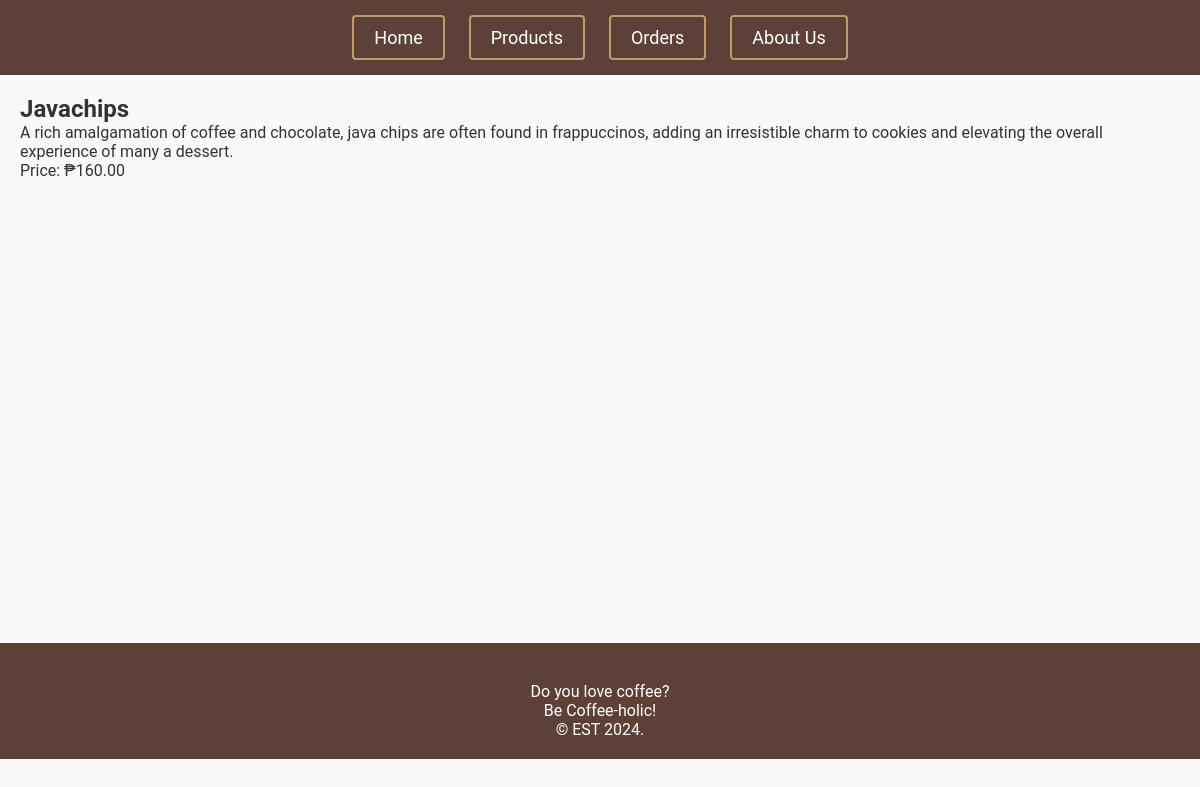
/products/4/, run on the app's committed database.
### caffeine/models.py (models this page shows, shortened)
class BaseModel(models.Model):
    created_at = models.DateTimeField(auto_now_add=True, db_index=True)
    updated_at = models.DateTimeField(auto_now=True)
    class Meta:
        abstract = True

class Product(BaseModel):
    name = models.CharField(max_length=200)
    description = models.TextField()
    category = models.ForeignKey(Category, on_delete=models.CASCADE)
    price = models.DecimalField(max_digits=10, decimal_places=2)

### caffeine/views.py (the view)
# urls.py: path('products/<int:pk>/', views.ProductDetailView.as_view(), name='product_detail'),
class ProductDetailView(DetailView):
    model = Product
    template_name = 'product_detail.html'
    context_object_name = 'product'
    def get(self, request, *args, **kwargs):
        return super().get(request, *args, **kwargs)

### caffeine/templates/product_detail.html (shortened to what this page needs)
{% extends 'base.html' %}
{% block content %}
  <div class="card">
    <div class="card-body">
      <h2 class="card-title">{{ product.name }}</h2>
      <p class="card-text">{{ product.description }}</p>
      <p class="card-text">Price: ₱{{ product.price }}</p>
    </div>
  </div>
{% endblock %}

### caffeine/static/css/style.css (style rules this page uses)
body, h1, h2, h3, p, ul, ol, li { margin: 0; padding: 0; }
body { font-family: 'Roboto Slab', sans-serif; background-color: #F5EFE6; }
h2 { color: #333; }
body { font-family: 'Roboto', sans-serif; background-color: #f9f9f9; color: #333; }

### data on the page
Product: name "Javachips", description "A rich amalgamation of coffee and chocolate, java chips are often found in frappuccinos, adding an irresistible charm to cookies and elevating the overall experience of many a dessert.", price "160.00"
